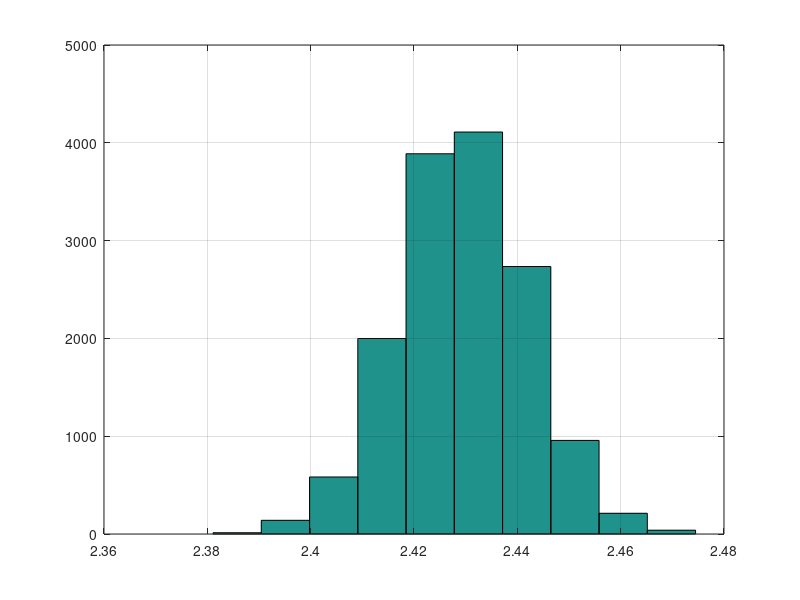

This figure's MATLAB source:
clear; close all; clc;
lsb=183.1e-6;
data=csvread('vbg.txt');
%voltage=data*lsb;
%k0=find(voltage==0);
%voltage(k0)=[];
%hist(voltage);
hist(data);
grid on;